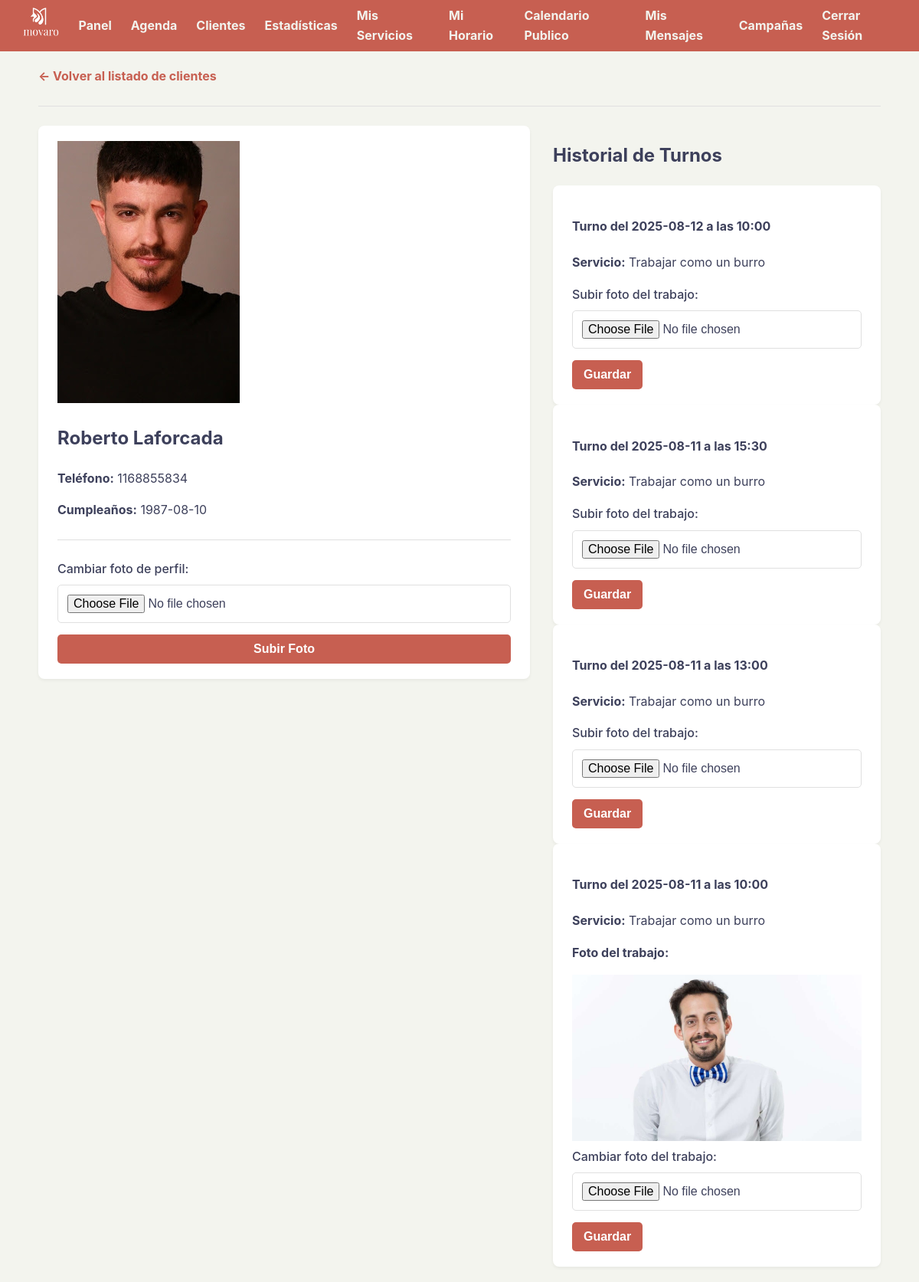
Page /cliente/1 (signed in) on the earlier database version.
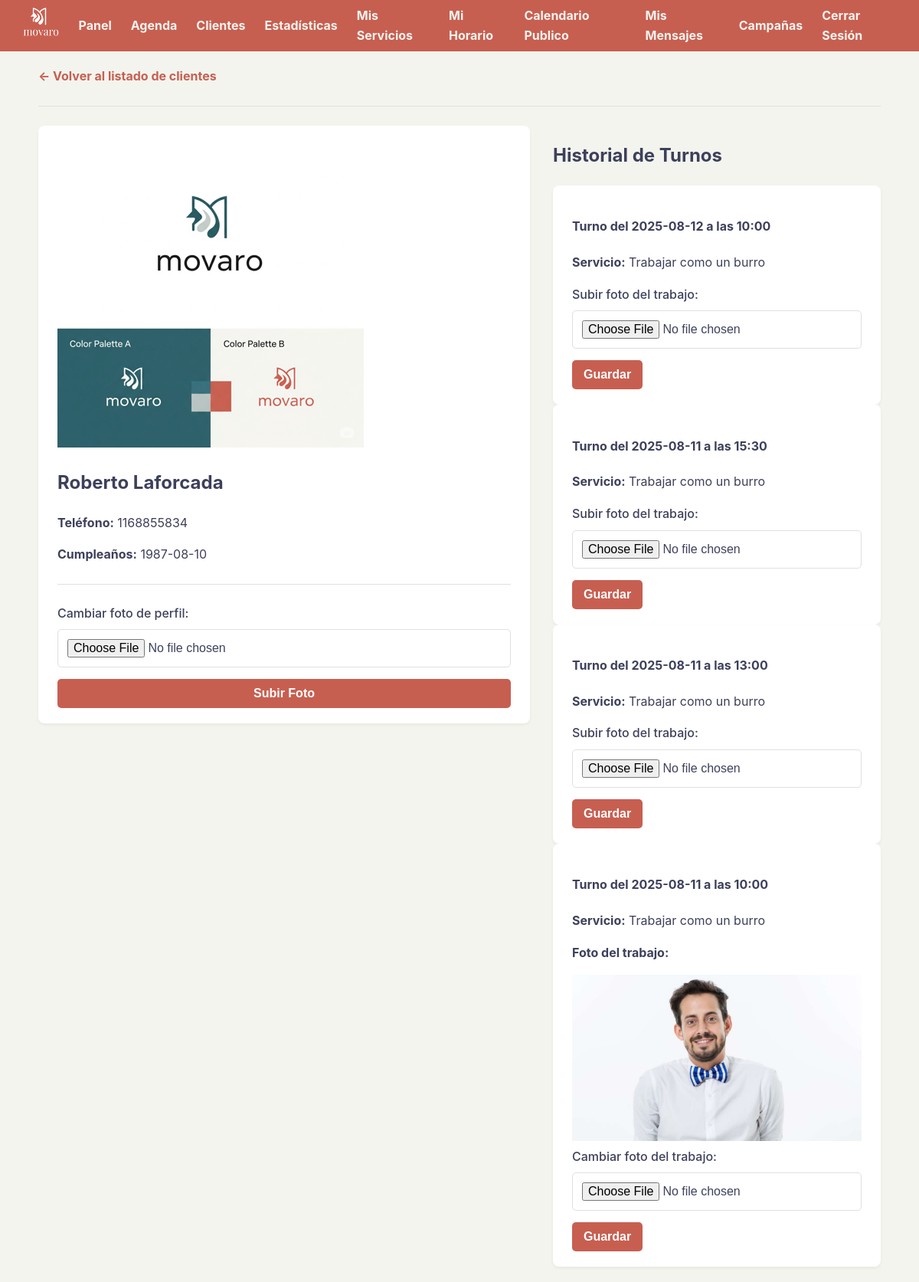
Same page on the later database version.
### tables this page shows
CREATE TABLE clientes (
            id INTEGER PRIMARY KEY AUTOINCREMENT, usuario_id INTEGER NOT NULL,
            nombre TEXT NOT NULL, apellido TEXT NOT NULL,
            telefono TEXT, cumpleanos TEXT, avatar_path TEXT,
            premios_recibidos INTEGER NOT NULL DEFAULT 0,
            FOREIGN KEY (usuario_id) REFERENCES usuarios (id)
        );

CREATE TABLE turnos (
            id INTEGER PRIMARY KEY AUTOINCREMENT, usuario_id INTEGER NOT NULL,
            cliente_id INTEGER NOT NULL, servicio_id INTEGER NOT NULL,
            servicio_nombre TEXT NOT NULL, fecha TEXT NOT NULL,
            hora TEXT NOT NULL, foto_path TEXT,
            FOREIGN KEY (usuario_id) REFERENCES usuarios (id),
            FOREIGN KEY (cliente_id) REFERENCES clientes (id),
            FOREIGN KEY (servicio_id) REFERENCES servicios (id)
        );

### app.py (the view)
@app.route('/cliente/<int:cliente_id>')
def ver_cliente_detalle(cliente_id):
    if 'usuario_id' not in session: return redirect('/login')
    usuario_id_actual = session['usuario_id']
    conn = sqlite3.connect(DATABASE)
    conn.row_factory = sqlite3.Row
    cursor = conn.cursor()
    cursor.execute("SELECT * FROM clientes WHERE id = ? AND usuario_id = ?", (cliente_id, usuario_id_actual))
    cliente = cursor.fetchone()
    if cliente:
        cursor.execute("SELECT * FROM turnos WHERE cliente_id = ? AND usuario_id = ? ORDER BY fecha DESC, hora DESC", (cliente_id, usuario_id_actual))
        turnos_del_cliente = cursor.fetchall()
        conn.close()
        return render_template('detalle_cliente.html', clienta=cliente, turnos=turnos_del_cliente)
    conn.close()
    return redirect('/clientes')

### templates/detalle_cliente.html (shortened to what this page needs)
{% extends "base.html" %}
{% block content %}
    <a href="/clientes">← Volver al listado de clientes</a>
    <hr>
    <div class="layout-container">
        <div class="layout-col-lateral">
            <div class="card">
                <div class="detalle-cliente-header">
                    {% if clienta.avatar_path %}
                        <img src="{{ url_for('static', filename='uploads/' + clienta.avatar_path) }}" alt="Avatar" class="avatar-img">
                    {% else %}
                        <img src="{{ url_for('static', filename='placeholder.png') }}" alt="Avatar por defecto" class="avatar-img">
                    {% endif %}
                </div>
                <h2>{{ clienta.nombre }} {{ clienta.apellido }}</h2>
                <p><strong>Teléfono:</strong> {{ clienta.telefono or 'No especificado' }}</p>
                <p><strong>Cumpleaños:</strong> {{ clienta.cumpleanos or 'No especificado' }}</p>
                <hr>
                <form action="/subir_avatar" method="post" enctype="multipart/form-data">
                    <div class="form-group">
                        <label for="avatar">Cambiar foto de perfil:</label>
                        <input type="file" id="avatar" name="avatar" accept="image/*" capture="environment" required>
                    </div>
                    <button type="submit" style="width:100%;">Subir Foto</button>
                </form>
            </div>
        </div>
        <div class="layout-col-principal">
            <h2>Historial de Turnos</h2>
            {% if turnos %}
                {% for turno in turnos %}
                    <div class="card turno-card">
                        <h4>Turno del {{ turno.fecha }} a las {{ turno.hora }}</h4>
                        <p><strong>Servicio:</strong> {{ turno.servicio_nombre }}</p>
                        <div class="turno-media-container">
                            {% if turno.foto_path %}
                                <div class="turno-foto-container">
                                    <p><strong>Foto del trabajo:</strong></p>
                                    <img src="{{ url_for('static', filename='uploads/' + turno.foto_path) }}" alt="Foto del trabajo" class="turno-foto">
                                </div>
                            {% endif %}
                            <div class="turno-form-container">
                                <form action="/subir_foto" method="post" enctype="multipart/form-data">
                                    <div class="form-group">
                                        <label for="foto-{{ turno.id }}">
                                            {% if turno.foto_path %}Cambiar foto{% else %}Subir foto{% endif %} del trabajo:
                                        </label>
                                        <input type="file" id="foto-{{ turno.id }}" name="foto" accept="image/*" capture="environment" required>
                                    </div>
                                    <button type="submit">Guardar</button>
                                </form>
                            </div>
                        </div>
                    </div>
                {% endfor %}
            {% else %}
                <div class="card">
                    <p>Este cliente aún no tiene turnos registrados.</p>
                </div>
            {% endif %}
        </div>
    </div>
{% endblock %}

### templates/base.html (shortened to what this page needs)
<!DOCTYPE html>
<html lang="es">
<head>
    <link rel="stylesheet" href="{{ url_for('static', filename='style.css') }}">
</head>
<body>
    {% if session.usuario_id %}
    <nav class="navbar">
        <div class="brand">
            <a href="/panel">
                <img src="{{ url_for('static', filename='logo.png') }}" alt="Logo movaro" height="40">
            </a>
        </div>
        <div class="links">
            <a href="/panel">Panel</a>
            <a href="/calendario">Agenda</a>
            <a href="/clientes">Clientes</a>
            <a href="/estadisticas">Estadísticas</a>
            <a href="/servicios">Mis Servicios</a>
            <a href="/horarios">Mi Horario</a>
            <a href="/configuracion_publica">Calendario Publico</a>
            <a href="/mensajes">Mis Mensajes</a>
            <a href="/campanas">Campañas</a>
            <a href="/logout">Cerrar Sesión</a>
        </div>
    </nav>
    {% endif %}
    <div class="container">
        {% block content %}{% endblock %}
    </div>
</body>
</html>

### static/style.css (style rules this page uses)
:root { --color-primario: #C75F51; --color-secundario: #27626A; --color-texto: #3d405b; --color-fondo: #F3F4EE; --color-blanco: #FFFFFF; --color-borde-suave: #e0e0e0; --color-rojo-peligro: #dc3545; }
body { font-family: -apple-system, BlinkMacSystemFont, "Segoe UI", Roboto, Helvetica, Arial, sans-serif; margin: 0; background-color: var(--color-fondo); color: var(--color-texto); line-height: 1.6; }
.container { max-width: 95%; margin: 20px auto; padding: 0 20px; box-sizing: border-box; }
a { color: var(--color-primario); text-decoration: none; font-weight: bold; }
button, .boton-accion { background-color: var(--color-primario); color: var(--color-blanco); padding: 10px 15px; border: none; border-radius: 5px; cursor: pointer; font-size: 1em; font-weight: bold; text-align: center; }
hr { border: none; border-top: 1px solid var(--color-borde-suave); margin: 25px 0; }
img { max-width: 100%; height: auto; }
.navbar { background-color: var(--color-primario); padding: 8px 30px; display: flex; align-items: center; justify-content: space-between; }
.navbar .brand img { height: 40px; width: auto; }
.navbar .links { display: flex; align-items: center; }
.navbar .links a { color: var(--color-fondo); margin-left: 25px; font-weight: bold; }
.layout-container { display: flex; flex-direction: row; gap: 30px; }
.layout-col-principal { flex: 4; min-width: 0; }
.layout-col-lateral { flex: 6; min-width: 0; }
.card { background-color: var(--color-blanco); padding: 20px 25px; border-radius: 8px; box-shadow: 0 2px 4px rgba(0,0,0,0.05); }
.form-group { margin-bottom: 15px; }
.form-group label { display: block; margin-bottom: 8px; font-weight: 500; }
.form-group input, .form-group select, .form-control { width: 100%; padding: 12px; border: 1px solid var(--color-borde-suave); border-radius: 5px; box-sizing: border-box; font-size: 1em; }

Differences in the rows shown:
changed clientes "Roberto": avatar_path: a different picture
